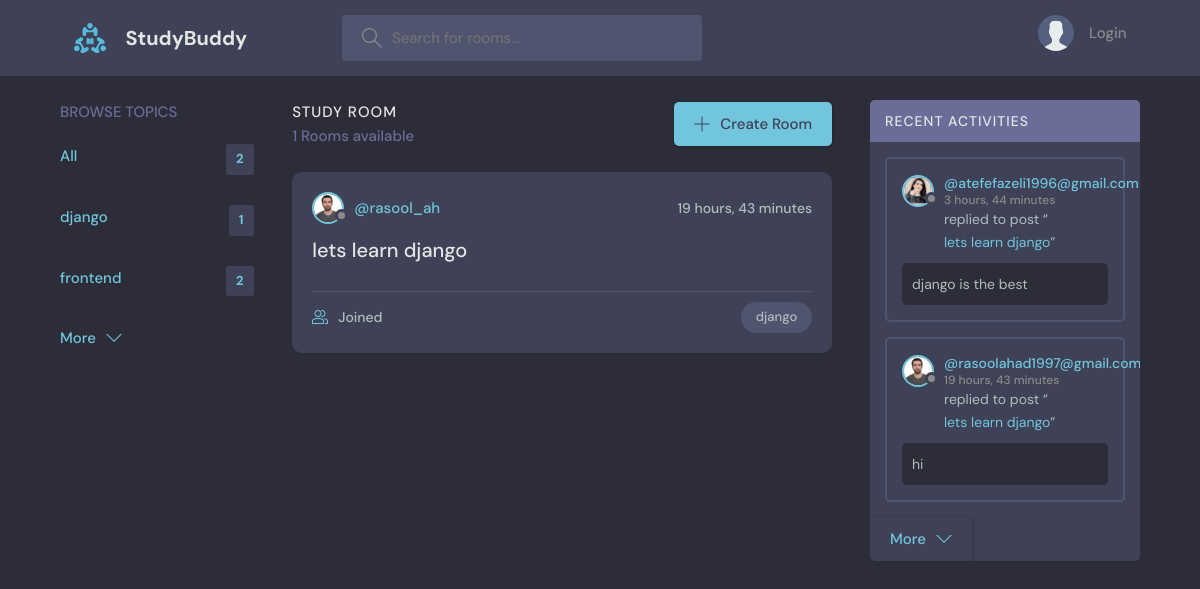
/?q=django, run on the app's committed database.
### base/models.py (models this page shows, shortened)
class Topic(models.Model):
    name = models.CharField(_("name"), max_length=200)
    class Meta:
        verbose_name = 'topic'
        verbose_name_plural = 'topics'

class Room(models.Model):
    host = models.ForeignKey(User, verbose_name=_("host"), on_delete=models.SET_NULL, null=True)
    topic = models.ForeignKey("base.Topic", verbose_name=_("topic"), on_delete=models.SET_NULL, null=True)
    name = models.CharField(_("name"), max_length=200)
    description = models.TextField(_("description"), null=True, blank=True)
    participant = models.ManyToManyField(User, related_name="participant" , verbose_name=_("participants"))
    updated = models.DateTimeField(_("update"), auto_now=True)
    created = models.DateTimeField(_("create"), auto_now_add=True)
    def __str__(self):
        return self.name
    class Meta:
        db_table = 'Room'
        verbose_name = 'room'
        verbose_name_plural = 'rooms'
        ordering = ["-updated","-created"]

class User(AbstractUser):
    name = models.CharField( max_length=200, null=True)
    email = models.EmailField(unique=True, null=True)
    bio = models.TextField(null=True)
    avatar = models.ImageField(null= True, default="avatar.svg")
    USERNAME_FIELD = 'email'
    REQUIRED_FIELDS = []

class Message(models.Model):
    user = models.ForeignKey(User, verbose_name=_("user"), on_delete=models.CASCADE)
    room = models.ForeignKey("base.Room", verbose_name=_("room"), on_delete=models.CASCADE)
    body = models.TextField(_("body"))
    updated = models.DateTimeField(_("update"), auto_now=True)
    created = models.DateTimeField(_("create"), auto_now_add=True)
    class Meta:
        ordering = ["-updated","-created"]
    def __str__(self):
        return self.body[:50]

### base/views.py (the view)
# urls.py: path("", views.home, name="home"),
def home(request):
    search = request.GET.get("q", "")
    rooms = Room.objects.filter(Q(topic__name__icontains=search) |
                                Q(host__username__icontains=search) |
                                Q(description__icontains=search))
    activities = Message.objects.filter(Q(room__topic__name__icontains=search))[0:5]
    topic = Topic.objects.all()[0:5]
    count = rooms.count()
    context = {"rooms": rooms, "topics": topic, "count": count,"activities":activities}
    return render(request, "base/home.html", context)

### base/templates/base/home.html (shortened to what this page needs)
{% extends "main.html" %}
{% block content %}
    <main class="layout layout--3">
      <div class="container">
            {% include "base/topics_component.html" %}
        <div class="roomList">
          <div class="roomList__header">
            <div>
              <h2>Study Room</h2>
              <p>{{count}} Rooms available</p>
            </div>
            <a class="btn btn--main" href="{% url 'create-room' %}">
              <svg version="1.1" xmlns="http://www.w3.org/2000/svg" width="32" height="32" viewBox="0 0 32 32">
                <title>add</title>
                <path
                  d="M16.943 0.943h-1.885v14.115h-14.115v1.885h14.115v14.115h1.885v-14.115h14.115v-1.885h-14.115v-14.115z"
                ></path>
              </svg>
              Create Room
            </a>
          </div>
          {% include "base/feed_component.html" %}
        </div>
        {% include "base/activity_component.html" %}
      </div>
    </main>
{% endblock %}

### base/templates/base/topics_component.html
<div class="topics">
    <div class="topics__header">
      <h2>Browse Topics</h2>
    </div>
    <ul class="topics__list">
      <li>
        <a href="{% url 'home' %}" class="active">All <span>{{topics.count}}</span></a>
      </li>
      {% for topic in topics  %}
      <li>
        <a href="{% url 'home'%}?q={{topic.name}} " class="active">{{topic.name}} <span>{{topic.room_set.all.count}}</span></a>
      </li>
      {% endfor %}
    </ul>
    <a class="btn btn--link" href="{% url 'topics' %}">
      More
      <svg version="1.1" xmlns="http://www.w3.org/2000/svg" width="32" height="32" viewBox="0 0 32 32">
        <title>chevron-down</title>
        <path d="M16 21l-13-13h-3l16 16 16-16h-3l-13 13z"></path>
      </svg>
    </a>
  </div>

### base/templates/base/feed_component.html (shortened to what this page needs)
{% for room in rooms  %}
<div class="roomListRoom">
    <div class="roomListRoom__header">
      <a href="{% url 'user-profile' room.host.id %}" class="roomListRoom__author">
        <div class="avatar avatar--small">
          <img src="{{ room.host.avatar.url }}" />
        </div>
        <span>@{{room.host.username}}</span>
      </a>
      <div class="roomListRoom__actions">
        <span>{{room.created | timesince}}</span>
      </div>
    </div>
    <div class="roomListRoom__content">
      <a href="{% url 'room' room.id %}">{{ room.name }}</a>
    </div>
    <div class="roomListRoom__meta">
      <a href="{% url 'room' room.id %}" class="roomListRoom__joined">
        {{room.participants.all.count}} Joined
      </a>
      <p class="roomListRoom__topic">{{room.topic.name}}</p>
    </div>
  </div>
  {% endfor %}

### base/templates/base/activity_component.html (shortened to what this page needs)
<div class="activities">
  <div class="activities__header">
    <h2>Recent Activities</h2>
  </div>
  {% for activity in activities  %}
  <div class="activities__box">
    <div class="activities__boxHeader roomListRoom__header">
      <a href="{% url 'user-profile' activity.user.id %}" class="roomListRoom__author">
        <div class="avatar avatar--small">
          <img src="{{ activity.user.avatar.url }}" />
        </div>
        <p>
          @{{activity.user}}
          <span>{{activity.created|timesince}}</span>
        </p>
      </a>
    </div>
    <div class="activities__boxContent">
      <p>replied to post “<a href="{% url 'room' activity.room.id %}">{{activity.room}}</a>”</p>
      <div class="activities__boxRoomContent">
       {{activity}}
      </div>
    </div>
  </div>
  {% endfor %}
  <a class="btn btn--linka" href="{% url 'activity' %}">
    More
    <svg version="1.1" xmlns="http://www.w3.org/2000/svg" width="32" height="32" viewBox="0 0 32 32">
      <title>chevron-down</title>
      <path d="M16 21l-13-13h-3l16 16 16-16h-3l-13 13z"></path>
    </svg>
  </a>
</div>

### data on the page
Topic: name "django", room_set.all.count "1"
Topic: name "frontend", room_set.all.count "2"
Room: host.avatar (picture), host.username "rasool_ah", created "19 hours, 43 minutes", name "lets learn django", topic.name "django"
Message: user.avatar (picture), user "atefefazeli1996@gmail.com", created "3 hours, 44 minutes", room "lets learn django", body "django is the best"
Message: user.avatar (picture), user "rasoolahad1997@gmail.com", created "19 hours, 43 minutes", room "lets learn django", body "hi"

### other printed values
{{ topics.count }} "2"
{{ count }} "1"
